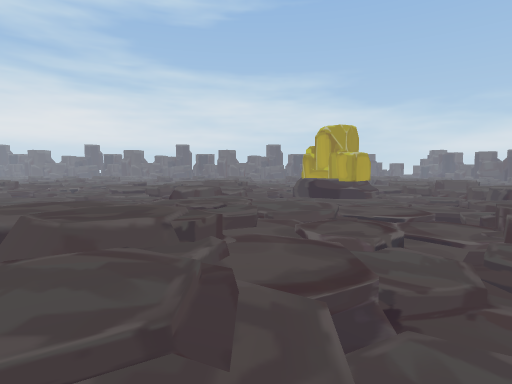
[1] (above)

17 first-person views from a walk through a 3-D level made in the Unity game engine. The camera is 1.4 m above the floor, tilts 4° down and sees 80° across. The floor is counted in squares, 1 m on a side. Each view is taken from the middle of a square. On the plan, view 1 faces up. The plan holds only what a view shows up to about 14 squares ahead; the rest is blank. The place goes on beyond the plan. The player character is not drawn. Some surface patterns are stand-ins.

[2]
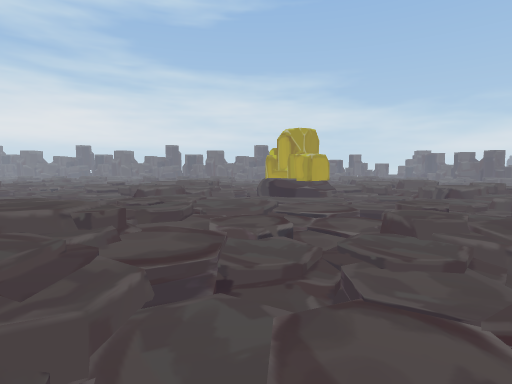

[3]
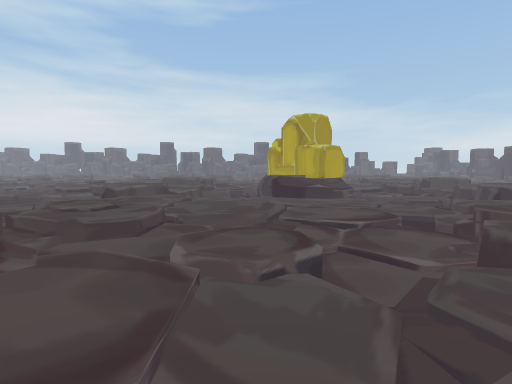

[4]
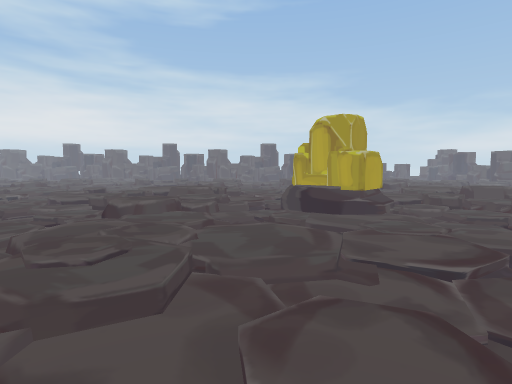

[5]
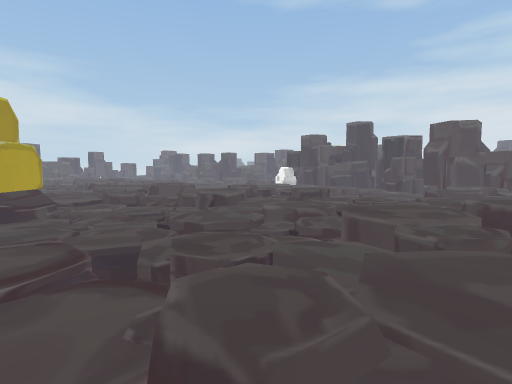

[6]
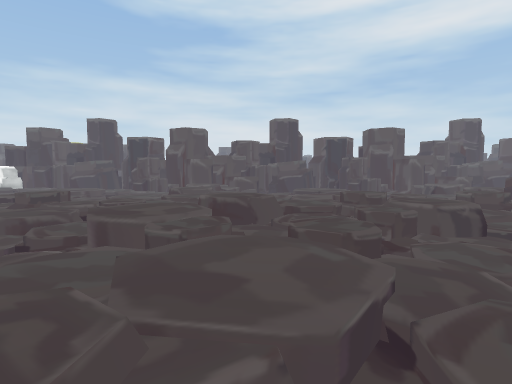

[7]
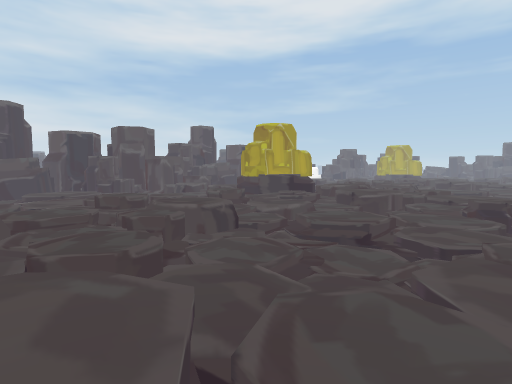

[8]
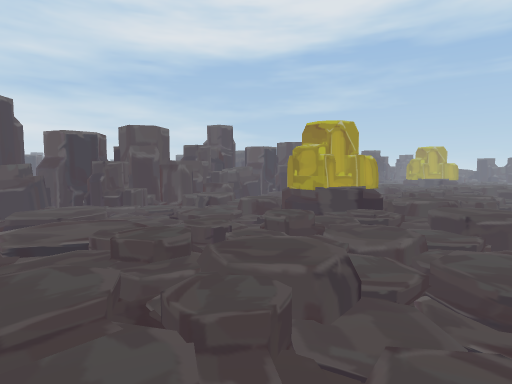

[9]
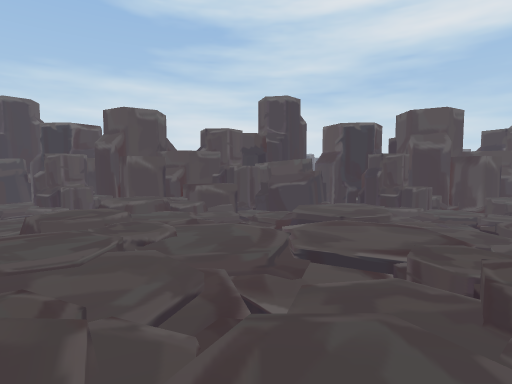

[10]
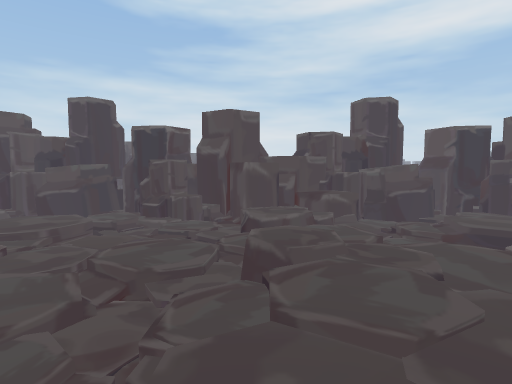

[11]
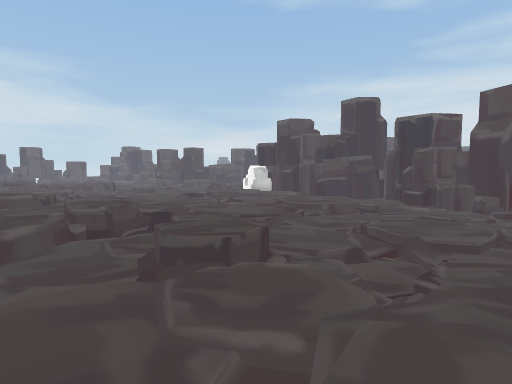

[12]
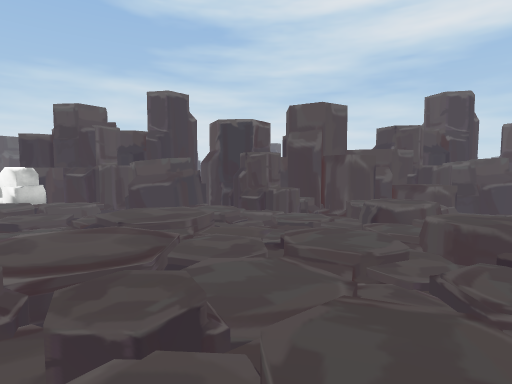

[13]
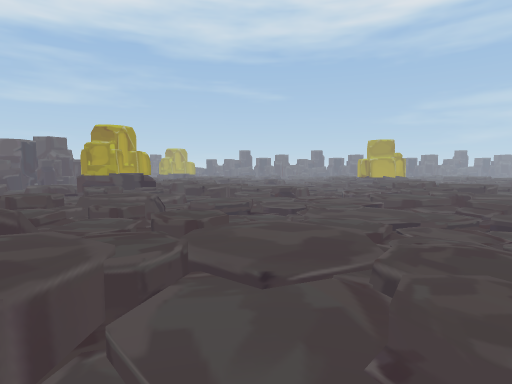

[14]
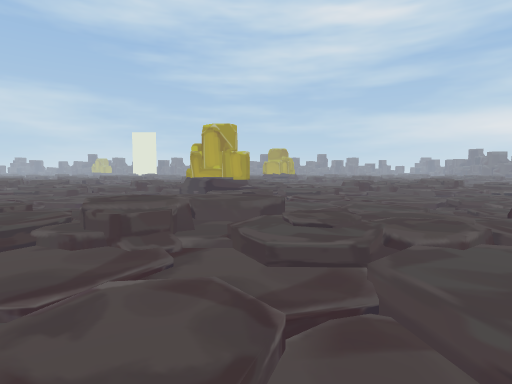

[15]
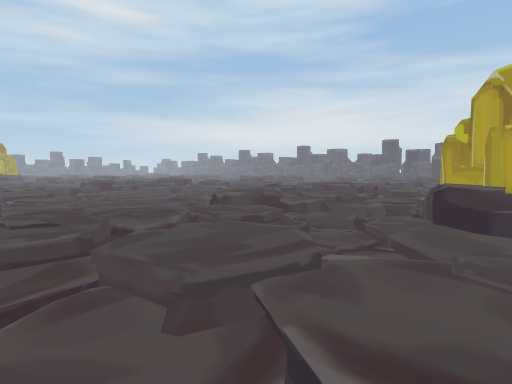

[16]
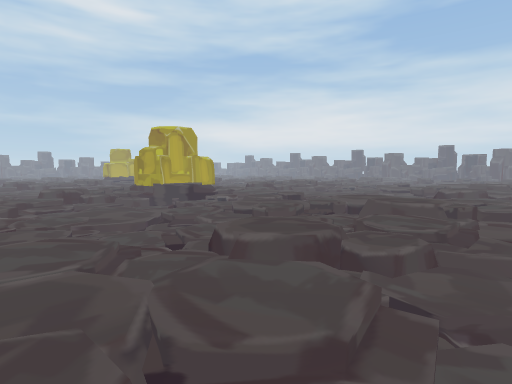

[17]
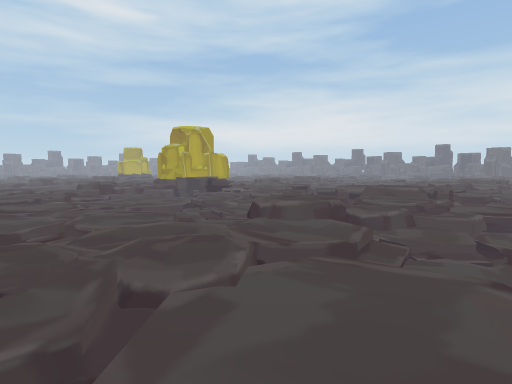

### Floor plan
Key: @ floor where view 1 was taken; # wall or solid block; . main floor; : floor 0.25 m higher than the main floor; - floor 0.25 m lower than the main floor; + floor 0.5 m higher than the main floor; * floor 0.75 m higher than the main floor; / step, stairs or slope; = window, fence, low wall or low ledge; ^ raised ledge; v drop or lower ground; O other object.
Columns run from 11 left of view 1 to 27 right of it. Each row starts with its distance up from view 1.
 20           /:/     ::    */  /::   /./:#
 19          */::     ::    */  /:://-////#
 18   -:://  //:/-    ::///://=  ::/ -/   #
 17  /:..//  +/:-OOOOO..///:++   /:/ /.  #
 16  /:////  :///-OOOO/////  //=/:::/::= #
 15  ./-/./ *#/././OO--/./v*/=///:::/::=/.#
 14  ../-// */////..../-///*//.///://::/::#
 13  ./    ./::/-//..//-/-./:::+./../-//:##
 12  .// ////::/.--/.///////:/=/..///-/-=##
 11  .../::/::=/://..../::/:///.///:///.=##
 10 ../////.::+/::/../////.::+/.-/::/-/./##
  9 .//../ ..:+:::..//..//..:///..////.-.#
  8   =../ /.++/.....=../-/.+++///==.=*=##
  7   =O  **//+////..=O:/**/ +:++#+/:/*+##
  6   +  =**/=/./:/-:+:/=**/= :++++/::. ^^#
  5   /::/+/=*/://////::/+/=*/:://////.=^^#
  4   /:://.**/::./../:://.**////:://-//^^#
  3   -::///://:/-/..-::///://=//::/--//--#
  2  /:..///:+/:---//:..///:+++../:///..-##
  1  /:/// /+:///-/-/://///+///=/:::/::= ##
  0 ../-/./v*#/@/..../-/./v*/=///:::/::= .#
 -1 .../-///*/////..../-///*//./ /://::/ :#
 -2 ..//-/-./::/-//..//-/-./:::+ /../-/ :##
 -3 ..///////::/.--/.///////:/=  .///-/-=#
 -4 ..../::/::=/://..../::/:///./ /:///.=#
 -5 ../////.::+/::/../////.::+  -/:: -/./#
 -6 .//..//..:+::    /..//..:+OO../   .-.#
 -7          ++/ .   =../-/.++OOO/=    =##

Positions as (right, up) in squares from view 1, and headings:
1: (0, 0), facing up
2: (2, -1), facing up
3: (2, 2), facing up
4: (1, 4), facing up
5: (4, 4), facing up-right
6: (4, 4), facing right
7: (5, 4), facing down-right
8: (9, 3), facing down-right
9: (12, 3), facing right
10: (13, 8), facing right
11: (12, 8), facing up-right
12: (13, 12), facing right
13: (8, 9), facing down
14: (4, 7), facing left
15: (5, 7), facing up-left
16: (1, -5), facing up-left
17: (2, -7), facing up-left
